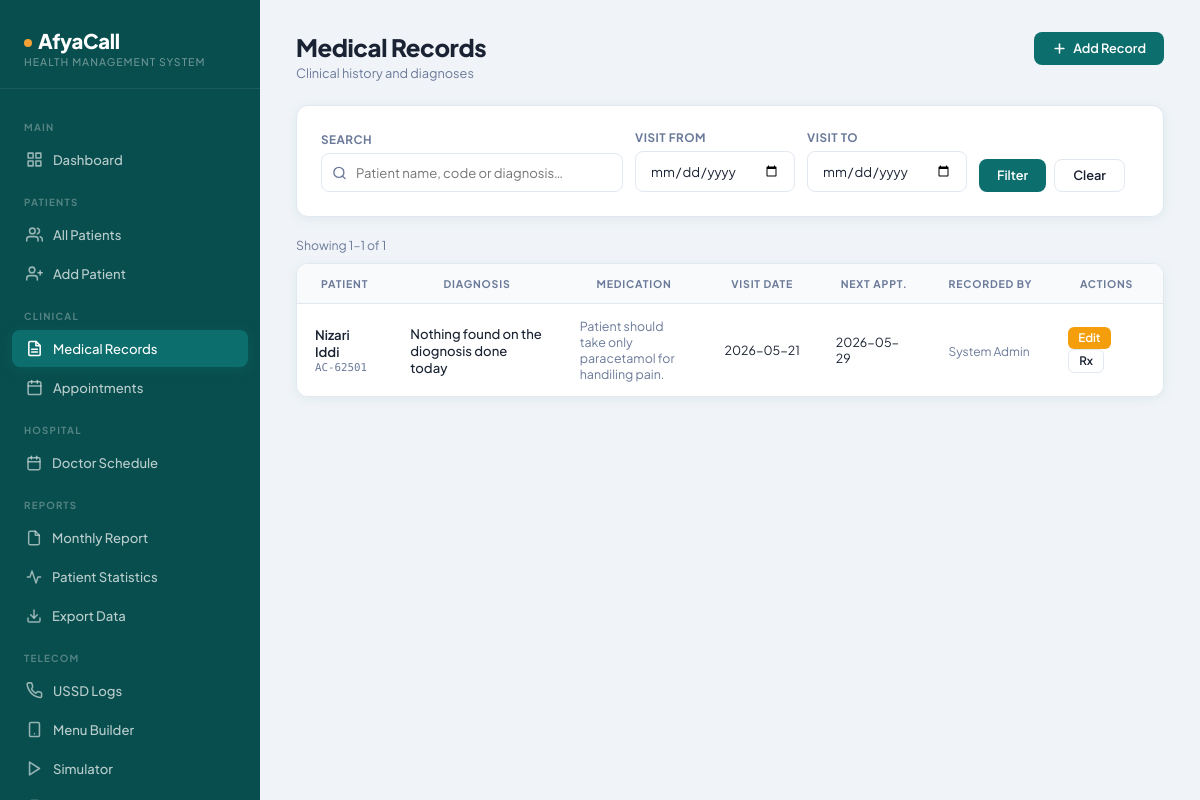
Page /medical_records/view_records.php (signed in) on the committed database.
### tables this page shows
CREATE TABLE `medical_records` (
  `id` int NOT NULL AUTO_INCREMENT,
  `patient_id` int NOT NULL,
  `diagnosis` text NOT NULL,
  `medication` text,
  `allergies` text,
  `notes` text,
  `visit_date` date DEFAULT NULL,
  `next_appointment` date DEFAULT NULL,
  `recorded_by` int DEFAULT NULL,
  `created_at` timestamp NULL DEFAULT CURRENT_TIMESTAMP,
  PRIMARY KEY (`id`),
  KEY `patient_id` (`patient_id`),
  KEY `recorded_by` (`recorded_by`),
  CONSTRAINT `medical_records_ibfk_1` FOREIGN KEY (`patient_id`) REFERENCES `patients` (`id`),
  CONSTRAINT `medical_records_ibfk_2` FOREIGN KEY (`recorded_by`) REFERENCES `admins` (`id`)
);

CREATE TABLE `patients` (
  `id` int NOT NULL AUTO_INCREMENT,
  `patient_code` varchar(20) NOT NULL,
  `full_name` varchar(100) NOT NULL,
  `gender` enum('Male','Female') NOT NULL,
  `date_of_birth` date DEFAULT NULL,
  `phone` varchar(20) DEFAULT NULL,
  `address` text,
  `blood_group` varchar(5) DEFAULT NULL,
  `emergency_contact` varchar(20) DEFAULT NULL,
  `registered_by` int DEFAULT NULL,
  `created_at` timestamp NULL DEFAULT CURRENT_TIMESTAMP,
  PRIMARY KEY (`id`),
  UNIQUE KEY `patient_code` (`patient_code`),
  UNIQUE KEY `phone` (`phone`),
  KEY `registered_by` (`registered_by`),
  KEY `idx_patient_code` (`patient_code`),
  KEY `idx_phone` (`phone`),
  CONSTRAINT `patients_ibfk_1` FOREIGN KEY (`registered_by`) REFERENCES `admins` (`id`)
);

### medical_records/view_records.php (the view, shortened to what this page needs)
<?php
include("../config/database.php");
$search    = trim($_GET['search']  ?? '');
$date_from = $_GET['date_from']    ?? '';
$date_to   = $_GET['date_to']      ?? '';
$where = [];
$where_sql = $where ? "WHERE " . implode(" AND ", $where) : "";
$per_page    = 15;
$page        = max(1, intval($_GET['page'] ?? 1));
$offset      = ($page - 1) * $per_page;
$base_query  = "FROM medical_records INNER JOIN patients ON medical_records.patient_id = patients.id INNER JOIN admins ON medical_records.recorded_by = admins.id $where_sql";
$total       = mysqli_fetch_assoc(mysqli_query($conn, "SELECT COUNT(*) AS t $base_query"))['t'];
$result = mysqli_query($conn, "SELECT medical_records.*, patients.full_name, patients.patient_code, admins.full_name AS doctor_name $base_query ORDER BY medical_records.id DESC LIMIT $per_page OFFSET $offset");
?>
<?php include("../includes/header.php"); ?>
<div class="app-wrapper">
    <?php include("../includes/sidebar.php"); ?>
    <main class="main-content">
        <div class="page-header">
            <div>
                <div class="page-title">Medical Records</div>
                <div class="page-subtitle">Clinical history and diagnoses</div>
            </div>
            <a href="add_record.php" class="btn btn-primary">
                <svg width="15" height="15" viewBox="0 0 24 24" fill="none" stroke="currentColor" stroke-width="2.5" stroke-linecap="round" stroke-linejoin="round"><line x1="12" y1="5" x2="12" y2="19"/><line x1="5" y1="12" x2="19" y2="12"/></svg>
                Add Record
            </a>
        </div>
        <div class="card card-body" style="margin-bottom:20px;">
            <form method="GET" class="filter-row">
                <div class="filter-group" style="flex:2;">
                    <label class="form-label">Search</label>
                    <div class="search-wrap">
                        <input type="text" name="search" class="form-control search-input" placeholder="Patient name, code or diagnosis…" value="<?php echo htmlspecialchars($search); ?>">
                    </div>
                </div>
                <div class="filter-group">
                    <label class="form-label">Visit From</label>
                    <input type="date" name="date_from" class="form-control" value="<?php echo htmlspecialchars($date_from); ?>">
                </div>
                <div class="filter-group">
                    <label class="form-label">Visit To</label>
                    <input type="date" name="date_to" class="form-control" value="<?php echo htmlspecialchars($date_to); ?>">
                </div>
                <div class="filter-group filter-actions">
                    <label class="form-label">&nbsp;</label>
                    <div style="display:flex;gap:8px;">
                        <button type="submit" class="btn btn-primary">Filter</button>
                        <a href="view_records.php" class="btn btn-outline">Clear</a>
                    </div>
                </div>
            </form>
        </div>
        <?php if($total > 0): ?>
        <div style="font-size:.82rem;color:var(--text-muted);margin-bottom:10px;">
            Showing <?php echo number_format(min($offset+1,$total)); ?>–<?php echo number_format(min($offset+$per_page,$total)); ?> of <?php echo number_format($total); ?>
        </div>
        <?php endif; ?>
        <div class="table-wrap">
            <table class="data-table">
                <thead>
                    <tr>
                        <th>Patient</th>
                        <th>Diagnosis</th>
                        <th>Medication</th>
                        <th>Visit Date</th>
                        <th>Next Appt.</th>
                        <th>Recorded By</th>
                        <th>Actions</th>
                    </tr>
                </thead>
                <tbody>
                <?php if(mysqli_num_rows($result) == 0): ?>
                    <tr><td colspan="7">
                        <div class="empty-state">
                            <svg width="40" height="40" viewBox="0 0 24 24" fill="none" stroke="currentColor" stroke-width="1.5" stroke-linecap="round" stroke-linejoin="round"><path d="M14 2H6a2 2 0 0 0-2 2v16a2 2 0 0 0 2 2h12a2 2 0 0 0 2-2V8z"/></svg>
                            <h3><?php echo $search||$date_from||$date_to ? 'No records match your filters' : 'No medical records yet'; ?></h3>
                            <p><?php echo $search||$date_from||$date_to ? 'Try adjusting your search' : 'Add the first record to begin tracking patient history'; ?></p>
                        </div>
                    </td></tr>
                <?php else: ?>
                <?php while($r = mysqli_fetch_assoc($result)): ?>
                    <tr>
                        <td>
                            <a href="../patients/view_patient.php?id=<?php echo $r['patient_id']; ?>" style="text-decoration:none;">
                                <div class="patient-name"><?php echo htmlspecialchars($r['full_name']); ?></div>
                                <div class="patient-code"><?php echo htmlspecialchars($r['patient_code']); ?></div>
                            </a>
                        </td>
                        <td style="font-weight:500;max-width:180px;"><?php echo htmlspecialchars($r['diagnosis']); ?></td>
                        <td style="font-size:.83rem;max-width:150px;color:var(--text-muted);"><?php echo $r['medication'] ? htmlspecialchars($r['medication']) : '—'; ?></td>
                        <td style="font-size:.83rem;white-space:nowrap;"><?php echo htmlspecialchars($r['visit_date']); ?></td>
                        <td style="font-size:.83rem;"><?php echo $r['next_appointment'] ? htmlspecialchars($r['next_appointment']) : '<span style="color:var(--text-muted);">—</span>'; ?></td>
                        <td><span style="font-size:.8rem;color:var(--text-muted);"><?php echo htmlspecialchars($r['doctor_name']); ?></span></td>
                        <td>
                            <a href="edit_record.php?id=<?php echo $r['id']; ?>" class="btn btn-warning btn-sm">Edit</a>
                            <a href="../patients/print_prescription.php?id=<?php echo $r['id']; ?>" class="btn btn-outline btn-sm" target="_blank">Rx</a>
                        </td>
                    </tr>
                <?php endwhile; ?>
                <?php endif; ?>
                </tbody>
            </table>
        </div>
    </main>
</div>
<?php include("../includes/footer.php"); ?>

### assets/css/style.css (style rules this page uses)
:root { --primary: #0d6e6e; --primary-light: #e6f4f4; --primary-dark: #094e4e; --accent: #f4a235; --accent-light: #fff4e0; --danger: #e05353; --danger-light: #fdeaea; --success: #2db57a; --success-light: #e6f9f1; --warning: #f4a235; --warning-light: #fff4e0; --text-main: #1a2333; --text-muted: #6b7a99; --bg: #f0f4f8; --surface: #ffffff; --border: #e2e8f0; --sidebar-w: 260px; --radius: 12px; --radius-sm: 8px; --shadow: 0 2px 12px rgba(13,110,110,.08); --shadow-md: 0 4px 24px rgba(13,110,110,.12); --font: 'Plus Jakarta Sans', sans-serif; --font-mono: 'DM Mono', monospace; }
*,*::before,*::after { box-sizing:border-box;margin:0;padding:0 }
html { font-size:15px }
body { font-family:var(--font);background:var(--bg);color:var(--text-main);min-height:100vh }
a { color:inherit;text-decoration:none }
.app-wrapper { display:flex;min-height:100vh }
.main-content { flex:1;margin-left:var(--sidebar-w);padding:32px 36px;min-width:0 }
.page-header { display:flex;align-items:flex-start;justify-content:space-between;margin-bottom:24px;flex-wrap:wrap;gap:12px }
.page-title { font-size:1.6rem;font-weight:800;color:var(--text-main);letter-spacing:-.4px }
.page-subtitle { font-size:.85rem;color:var(--text-muted);margin-top:3px }
.card { background:var(--surface);border-radius:var(--radius);border:1px solid var(--border);box-shadow:var(--shadow) }
.card-body { padding:24px }
.table-wrap { overflow-x:auto;border-radius:var(--radius);border:1px solid var(--border);box-shadow:var(--shadow) }
table.data-table { width:100%;border-collapse:collapse;background:var(--surface) }
.data-table thead th { background:#f8fafc;font-size:.7rem;font-weight:700;text-transform:uppercase;letter-spacing:.8px;color:var(--text-muted);padding:13px 18px;border-bottom:1px solid var(--border);white-space:nowrap }
.data-table tbody tr { border-bottom:1px solid var(--border);transition:background .12s }
.data-table tbody tr:last-child { border-bottom:none }
.data-table td { padding:14px 18px;font-size:.875rem;color:var(--text-main);vertical-align:middle }
.patient-name { font-weight:600 }
.patient-code { font-family:var(--font-mono);font-size:.72rem;color:var(--text-muted);margin-top:2px }
.btn { display:inline-flex;align-items:center;gap:6px;padding:9px 18px;border-radius:var(--radius-sm);font-family:var(--font);font-size:.85rem;font-weight:600;cursor:pointer;border:none;transition:all .18s ease;text-decoration:none;white-space:nowrap;line-height:1 }
.btn-primary { background:var(--primary);color:#fff }
.btn-outline { background:transparent;border:1.5px solid var(--border);color:var(--text-main) }
.btn-warning { background:var(--warning);color:#fff }
.btn-sm { padding:6px 12px;font-size:.77rem;border-radius:6px }
.form-label { display:block;font-size:.78rem;font-weight:700;color:var(--text-muted);margin-bottom:6px;text-transform:uppercase;letter-spacing:.5px }
.form-control { width:100%;padding:10px 14px;border:1.5px solid var(--border);border-radius:var(--radius-sm);font-family:var(--font);font-size:.875rem;color:var(--text-main);background:var(--surface);transition:border-color .15s,box-shadow .15s;outline:none }
.filter-row { display:flex;gap:14px;align-items:flex-end;flex-wrap:wrap }
.filter-group { display:flex;flex-direction:column;flex:1;min-width:140px }
.filter-actions { flex:0 0 auto }
.search-wrap { position:relative }
.search-input { padding-left:34px }
.patient-name { font-weight:600;font-size:.875rem }
.patient-code { font-size:.72rem;font-family:var(--font-mono);color:var(--text-muted);margin-top:1px }
.table-wrap { overflow-x:auto;border-radius:var(--radius);border:1px solid var(--border) }
.btn-sm { font-size:.78rem;padding:5px 10px;height:auto }
.btn-warning { background:#f59e0b;color:#fff;border-color:#f59e0b }
.filter-row { display:flex;flex-wrap:wrap;gap:12px;align-items:flex-end; }
.filter-group { display:flex;flex-direction:column;flex:1;min-width:160px; }
.filter-actions { flex:0 0 auto; }
.search-wrap { position:relative; }
.search-input { padding-left:34px; }

### rows in the picture
medical_records: patient.full_name "Nizari Iddi", patient.patient_code "AC-62501", diagnosis "Nothing found on the diognosis done today", medication "Patient should take only paracetamol for handiling pain.", visit_date "2026-05-21", next_appointment "2026-05-29", recorded_by.full_name "System Admin"

### other values in the picture
min($offset+1,$total) "1"
min($offset+$per_page,$total) "1"
$total "1"
